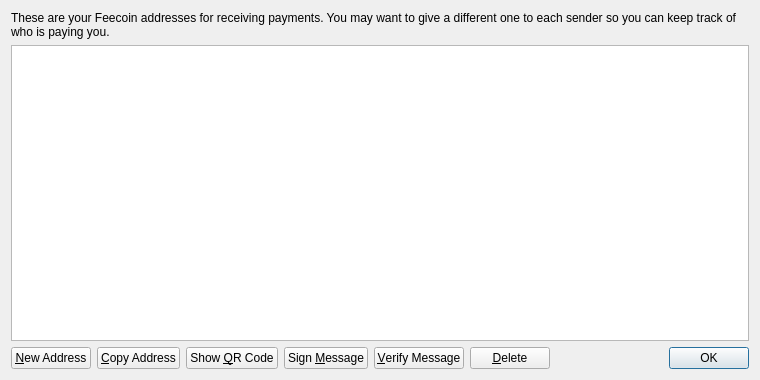
<?xml version="1.0" encoding="UTF-8"?>
<ui version="4.0">
 <class>AddressBookPage</class>
 <widget class="QWidget" name="AddressBookPage">
  <property name="geometry">
   <rect>
    <x>0</x>
    <y>0</y>
    <width>760</width>
    <height>380</height>
   </rect>
  </property>
  <property name="windowTitle">
   <string>Address Book</string>
  </property>
  <layout class="QVBoxLayout" name="verticalLayout">
   <item>
    <widget class="QLabel" name="labelExplanation">
     <property name="text">
      <string>These are your Feecoin addresses for receiving payments. You may want to give a different one to each sender so you can keep track of who is paying you.</string>
     </property>
     <property name="textFormat">
      <enum>Qt::PlainText</enum>
     </property>
     <property name="wordWrap">
      <bool>true</bool>
     </property>
    </widget>
   </item>
   <item>
    <widget class="QTableView" name="tableView">
     <property name="contextMenuPolicy">
      <enum>Qt::CustomContextMenu</enum>
     </property>
     <property name="toolTip">
      <string>Double-click to edit address or label</string>
     </property>
     <property name="tabKeyNavigation">
      <bool>false</bool>
     </property>
     <property name="selectionMode">
      <enum>QAbstractItemView::SingleSelection</enum>
     </property>
     <property name="selectionBehavior">
      <enum>QAbstractItemView::SelectRows</enum>
     </property>
     <property name="sortingEnabled">
      <bool>true</bool>
     </property>
     <attribute name="verticalHeaderVisible">
      <bool>false</bool>
     </attribute>
    </widget>
   </item>
   <item>
    <layout class="QHBoxLayout" name="horizontalLayout">
     <item>
      <widget class="QPushButton" name="newAddressButton">
       <property name="toolTip">
        <string>Create a new address</string>
       </property>
       <property name="text">
        <string>&amp;New Address</string>
       </property>
      </widget>
     </item>
     <item>
      <widget class="QPushButton" name="copyToClipboard">
       <property name="toolTip">
        <string>Copy the currently selected address to the system clipboard</string>
       </property>
       <property name="text">
        <string>&amp;Copy Address</string>
       </property>
      </widget>
     </item>
     <item>
      <widget class="QPushButton" name="showQRCode">
       <property name="text">
        <string>Show &amp;QR Code</string>
       </property>
      </widget>
     </item>
     <item>
      <widget class="QPushButton" name="signMessage">
       <property name="toolTip">
        <string>Sign a message to prove you own a Feecoin address</string>
       </property>
       <property name="text">
        <string>Sign &amp;Message</string>
       </property>
      </widget>
     </item>
     <item>
      <widget class="QPushButton" name="verifyMessage">
       <property name="toolTip">
        <string>Verify a message to ensure it was signed with a specified Feecoin address</string>
       </property>
       <property name="text">
        <string>&amp;Verify Message</string>
       </property>
      </widget>
     </item>
     <item>
      <widget class="QPushButton" name="deleteButton">
       <property name="toolTip">
        <string>Delete the currently selected address from the list</string>
       </property>
       <property name="text">
        <string>&amp;Delete</string>
       </property>
      </widget>
     </item>
     <item>
      <spacer name="horizontalSpacer">
       <property name="orientation">
        <enum>Qt::Horizontal</enum>
       </property>
       <property name="sizeHint" stdset="0">
        <size>
         <width>40</width>
         <height>20</height>
        </size>
       </property>
      </spacer>
     </item>
     <item>
      <widget class="QDialogButtonBox" name="buttonBox">
       <property name="sizePolicy">
        <sizepolicy hsizetype="Maximum" vsizetype="Fixed">
         <horstretch>0</horstretch>
         <verstretch>0</verstretch>
        </sizepolicy>
       </property>
       <property name="standardButtons">
        <set>QDialogButtonBox::Ok</set>
       </property>
      </widget>
     </item>
    </layout>
   </item>
  </layout>
 </widget>
 <resources>
  <include location="../bitcoin.qrc"/>
 </resources>
 <connections/>
</ui>
